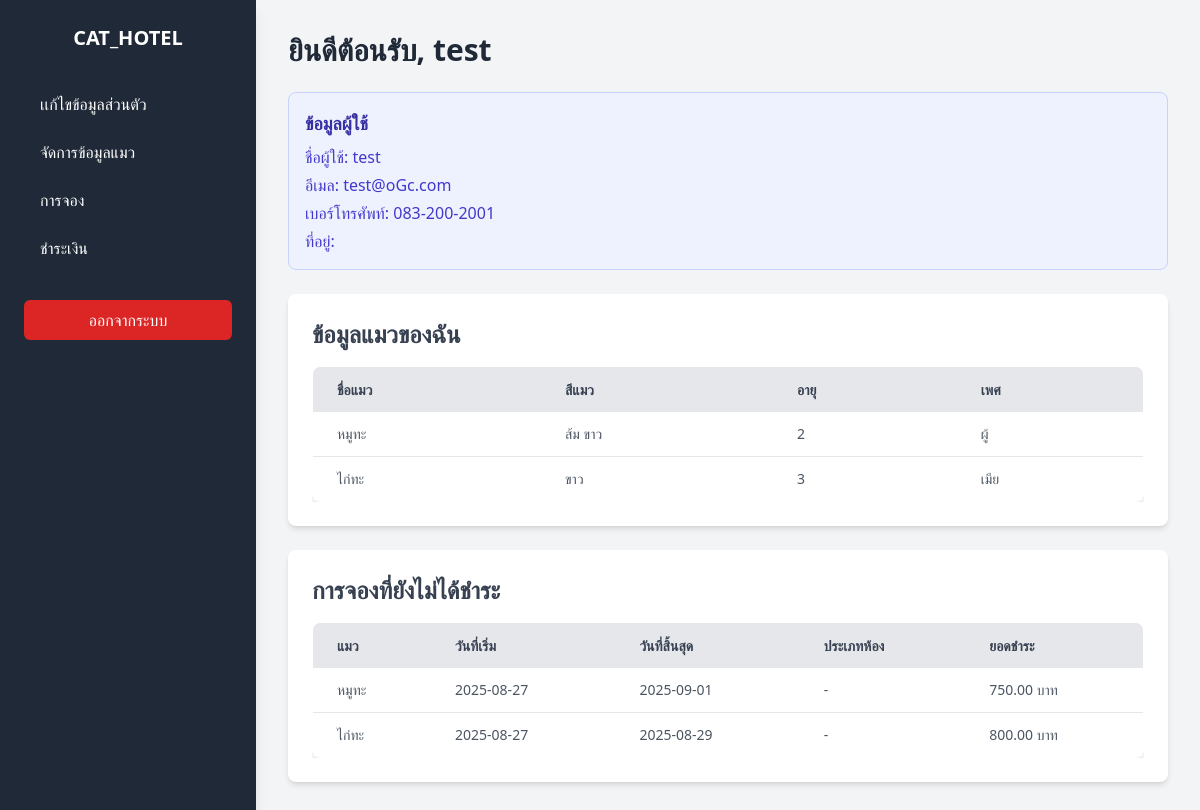
The page /user_index.php (signed in) on the database as committed earlier.
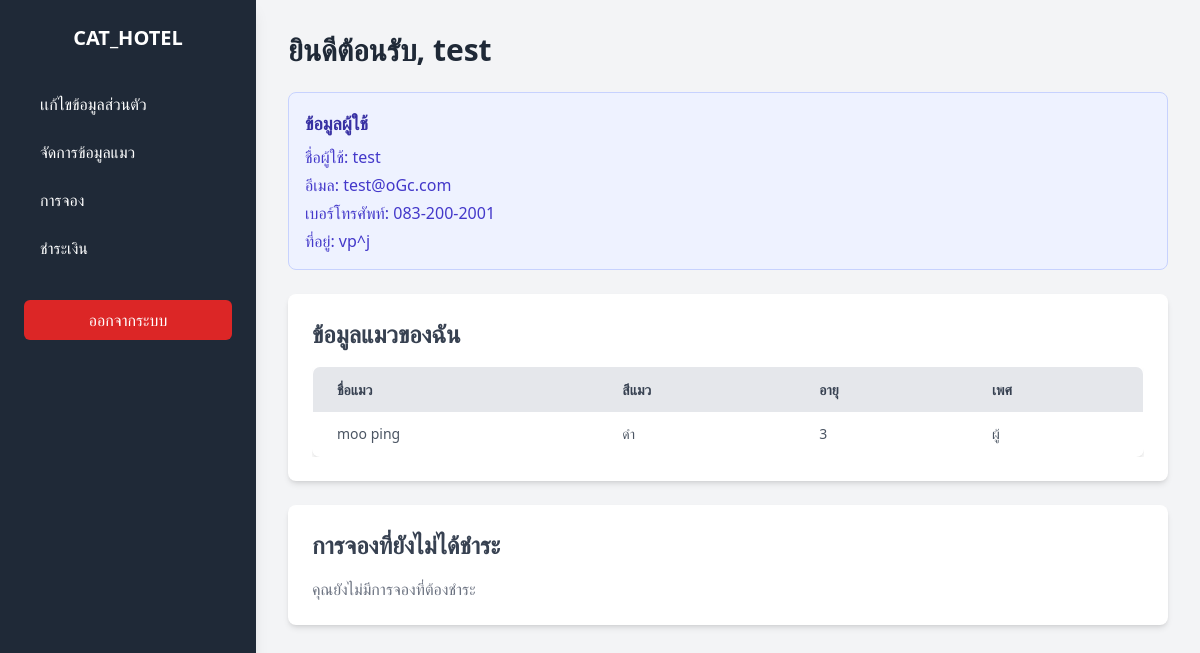
The same page on the database as committed later.
### tables this page shows
CREATE TABLE `cats` (
  `id` int(11) NOT NULL,
  `user_id` int(11) NOT NULL,
  `name` varchar(100) NOT NULL,
  `color` varchar(50) DEFAULT NULL,
  `age` int(11) DEFAULT NULL,
  `gender` enum('male','female') NOT NULL
);

CREATE TABLE `reservations` (
  `id` int(11) NOT NULL,
  `customer_id` int(11) NOT NULL,
  `cat_id` int(11) NOT NULL,
  `date_from` date NOT NULL,
  `date_to` date NOT NULL,
  `room_type` varchar(255) NOT NULL,
  `paid` tinyint(1) NOT NULL DEFAULT 0,
  `total_cost` decimal(10,2) NOT NULL DEFAULT 0.00,
  `status` enum('pending','confirmed','cancelled') NOT NULL DEFAULT 'pending'
);

CREATE TABLE `users` (
  `id` int(11) NOT NULL,
  `username` varchar(50) NOT NULL,
  `password` varchar(255) NOT NULL,
  `role` enum('user','admin') DEFAULT 'user',
  `phone` varchar(20) DEFAULT NULL,
  `email` varchar(100) DEFAULT NULL,
  `address` text DEFAULT NULL
);

### user_index.php (the view, shortened to what the changed rows need)
<?php
include 'db_connect.php';
$stmt = $conn->prepare("SELECT id, username, email, phone, address FROM users WHERE username=?");
$stmt->bind_param("s", $_SESSION['username']);
$stmt->execute();
$result = $stmt->get_result();
$user = $result->fetch_assoc();
$user_id = $user['id'];
$user_email = $user['email'];
$user_phone = $user['phone'];
$user_address = $user['address'];
$stmt = $conn->prepare("SELECT * FROM cats WHERE user_id = ?");
$stmt->bind_param("i", $user_id);
$stmt->execute();
$result = $stmt->get_result();
$cats = $result->fetch_all(MYSQLI_ASSOC);
$stmt = $conn->prepare("
    SELECT r.id, c.name AS cat_name, r.date_from, r.date_to, r.room_type, r.total_cost
    FROM reservations r
    JOIN cats c ON r.cat_id = c.id
    WHERE r.customer_id = ? AND r.paid = 0
    ORDER BY r.date_from ASC
");
$stmt->bind_param("i", $user_id);
$stmt->execute();
$result = $stmt->get_result();
$unpaid_reservations = $result->fetch_all(MYSQLI_ASSOC);
?>
<!DOCTYPE html>
<html lang="th">
<head>
<script src="https://cdn.tailwindcss.com"></script>
</head>
<body class="bg-gray-100 font-sans">
<div class="flex min-h-screen">
    <main class="flex-1 p-8">
        <h2 class="text-3xl font-bold mb-6 text-gray-800">ยินดีต้อนรับ, <?php echo htmlspecialchars($_SESSION['username']); ?></h2>
        <div class="mb-6 p-4 bg-indigo-50 rounded-lg border border-indigo-200">
            <ul class="text-indigo-700 space-y-1">
                <li><span class="font-medium">ชื่อผู้ใช้:</span> <?php echo htmlspecialchars($user['username']); ?></li>
                <li><span class="font-medium">อีเมล:</span> <?php echo htmlspecialchars($user_email); ?></li>
                <li><span class="font-medium">เบอร์โทรศัพท์:</span> <?php echo htmlspecialchars($user_phone); ?></li>
                <li><span class="font-medium">ที่อยู่:</span> <?php echo htmlspecialchars($user_address); ?></li>
            </ul>
        </div>
        <div class="bg-white p-6 rounded-lg shadow-md my-6">
            <?php if(count($cats) > 0): ?>
                <div class="overflow-x-auto">
                    <table class="min-w-full border border-gray-300 rounded-lg overflow-hidden shadow-md">
                        <thead class="bg-gray-200">
                            <tr class="text-gray-700 uppercase text-sm leading-normal">
                                <th class="py-3 px-6 text-left">ชื่อแมว</th>
                                <th class="py-3 px-6 text-left">สีแมว</th>
                                <th class="py-3 px-6 text-left">อายุ</th>
                                <th class="py-3 px-6 text-left">เพศ</th>
                            </tr>
                        </thead>
                        <tbody class="text-gray-600 text-sm font-light">
                            <?php foreach($cats as $cat): ?>
                            <tr class="border-b border-gray-200 hover:bg-gray-100">
                                <td class="py-3 px-6"><?php echo htmlspecialchars($cat['name']); ?></td>
                                <td class="py-3 px-6"><?php echo htmlspecialchars($cat['color']); ?></td>
                                <td class="py-3 px-6"><?php echo $cat['age']; ?></td>
                                <td class="py-3 px-6"><?php echo $cat['gender'] == 'male' ? 'ผู้' : 'เมีย'; ?></td>
                            </tr>
                            <?php endforeach; ?>
                        </tbody>
                    </table>
                </div>
            <?php else: ?>
                <p class="text-gray-500">คุณยังไม่มีข้อมูลแมว</p>
            <?php endif; ?>
        </div>
        <div class="bg-white p-6 rounded-lg shadow-md my-6">
            <h3 class="text-2xl font-semibold mb-4 text-gray-700">การจองที่ยังไม่ได้ชำระ</h3>
            <?php if(count($unpaid_reservations) > 0): ?>
                <div class="overflow-x-auto">
                    <table class="min-w-full border border-gray-300 rounded-lg overflow-hidden shadow-md">
                        <thead class="bg-gray-200">
                            <tr class="text-gray-700 uppercase text-sm leading-normal">
                                <th class="py-3 px-6 text-left">แมว</th>
                                <th class="py-3 px-6 text-left">วันที่เริ่ม</th>
                                <th class="py-3 px-6 text-left">วันที่สิ้นสุด</th>
                                <th class="py-3 px-6 text-left">ประเภทห้อง</th>
                                <th class="py-3 px-6 text-left">ยอดชำระ</th>
                            </tr>
                        </thead>
                        <tbody class="text-gray-600 text-sm font-light">
                            <?php foreach($unpaid_reservations as $res): ?>
                            <tr class="border-b border-gray-200 hover:bg-gray-100">
                                <td class="py-3 px-6"><?php echo htmlspecialchars($res['cat_name']); ?></td>
                                <td class="py-3 px-6"><?php echo htmlspecialchars($res['date_from']); ?></td>
                                <td class="py-3 px-6"><?php echo htmlspecialchars($res['date_to']); ?></td>
                                <td class="py-3 px-6"><?php echo !empty($res['room_type']) ? htmlspecialchars($res['room_type']) : '-'; ?></td>
                                <td class="py-3 px-6"><?php echo number_format($res['total_cost'], 2) . " บาท"; ?></td>
                            </tr>
                            <?php endforeach; ?>
                        </tbody>
                    </table>
                </div>
            <?php else: ?>
                <p class="text-gray-500">คุณยังไม่มีการจองที่ต้องชำระ</p>
            <?php endif; ?>
        </div>
    </main>
</div>
</body>
</html>

Rows that differ between the two databases and show on the page:
removed cats: name "หมูทะ", color "ส้ม ขาว", age "2", gender "ผู้"
removed cats: name "ไก่ทะ", color "ขาว", age "3", gender "เมีย"
removed reservations: cat.name "หมูทะ", date_from "2025-08-27", date_to "2025-09-01", total_cost "750.00"
removed reservations: cat.name "ไก่ทะ", date_from "2025-08-27", date_to "2025-08-29", total_cost "800.00"
changed users "test": address (not shown) → "vp^j"
added cats: name "moo ping", color "ดำ", age "3", gender "ผู้"
Other text that changed with them:
text no longer shown: "แมว วันที่เริ่ม วันที่สิ้นสุด ประเภทห้อง ยอดชำระ"
text now shown: "คุณยังไม่มีการจองที่ต้องชำระ"
